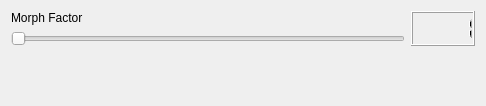
<?xml version="1.0" encoding="UTF-8"?>
<ui version="4.0">
 <class>Morph</class>
 <widget class="QWidget" name="Morph">
  <property name="geometry">
   <rect>
    <x>0</x>
    <y>0</y>
    <width>486</width>
    <height>106</height>
   </rect>
  </property>
  <property name="windowTitle">
   <string>Form</string>
  </property>
  <layout class="QVBoxLayout" name="verticalLayout_2">
   <item>
    <layout class="QHBoxLayout" name="horizontalLayout">
     <item>
      <layout class="QVBoxLayout" name="verticalLayout">
       <item>
        <widget class="QLabel" name="label">
         <property name="text">
          <string>Morph Factor</string>
         </property>
        </widget>
       </item>
       <item>
        <widget class="QSlider" name="morphing">
         <property name="minimum">
          <number>1</number>
         </property>
         <property name="maximum">
          <number>100</number>
         </property>
         <property name="value">
          <number>1</number>
         </property>
         <property name="orientation">
          <enum>Qt::Horizontal</enum>
         </property>
        </widget>
       </item>
      </layout>
     </item>
     <item>
      <widget class="QLCDNumber" name="number_shiness">
       <property name="value" stdset="0">
        <double>1.000000000000000</double>
       </property>
       <property name="intValue" stdset="0">
        <number>1</number>
       </property>
      </widget>
     </item>
    </layout>
   </item>
   <item>
    <spacer name="verticalSpacer">
     <property name="orientation">
      <enum>Qt::Vertical</enum>
     </property>
     <property name="sizeHint" stdset="0">
      <size>
       <width>20</width>
       <height>40</height>
      </size>
     </property>
    </spacer>
   </item>
  </layout>
 </widget>
 <resources/>
 <connections>
  <connection>
   <sender>morphing</sender>
   <signal>valueChanged(int)</signal>
   <receiver>number_shiness</receiver>
   <slot>display(int)</slot>
   <hints>
    <hint type="sourcelabel">
     <x>339</x>
     <y>168</y>
    </hint>
    <hint type="destinationlabel">
     <x>707</x>
     <y>159</y>
    </hint>
   </hints>
  </connection>
 </connections>
</ui>
